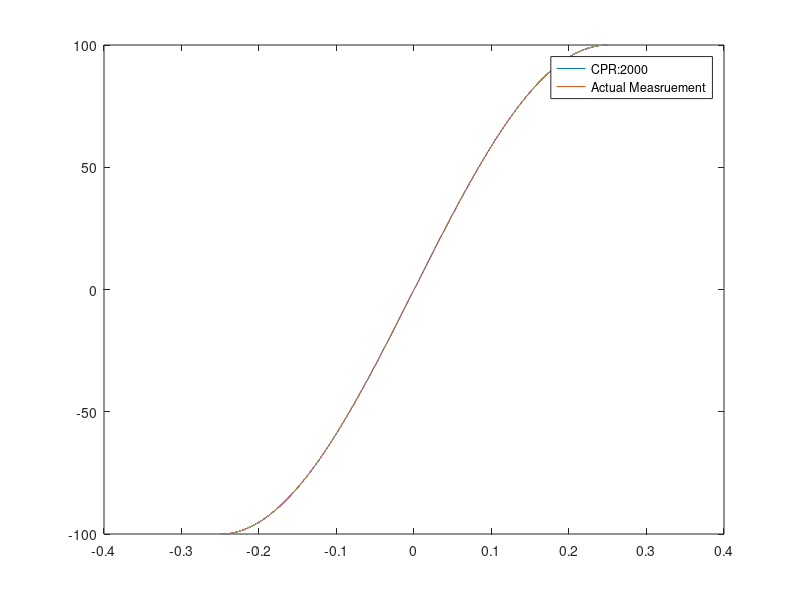
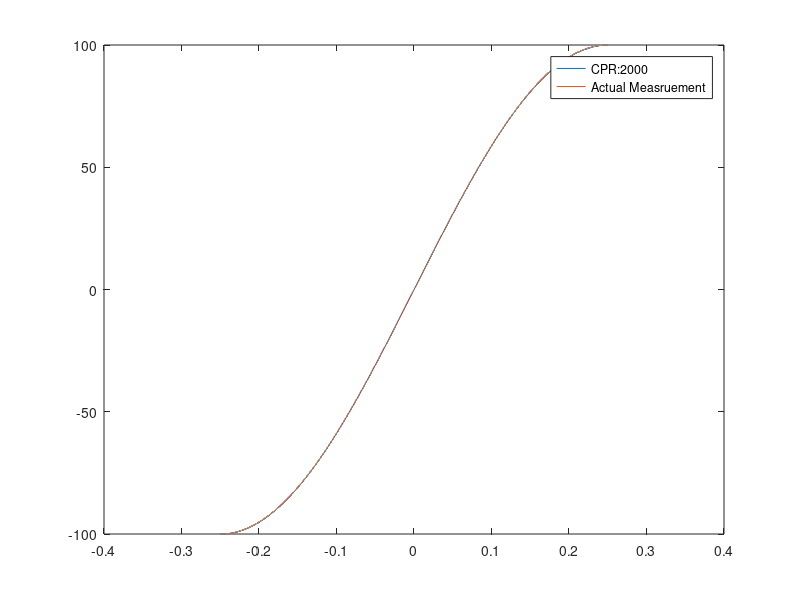
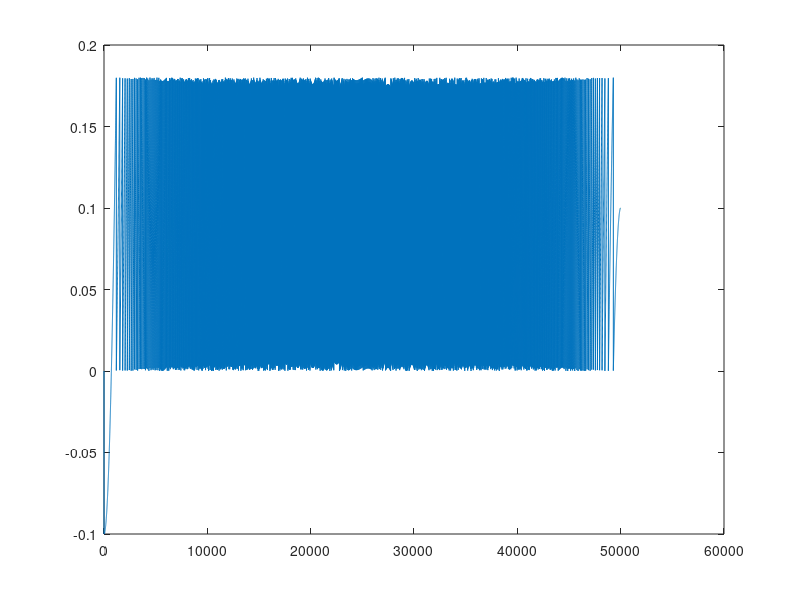
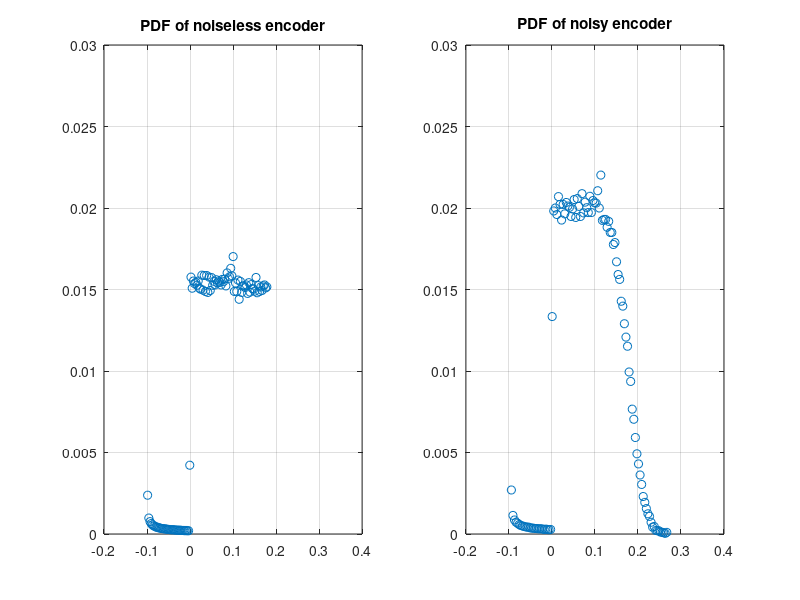

Source code (MATLAB) for these figures, in order:
t = -0.25:1e-5:0.25;
signal_itself = 100 * sin(2*pi*1*t);
CPR = 2000;

N = length(signal_itself);

samplePoints = -180+360/CPR:360/CPR:180;
reSampledSignal = zeros(N,1);
reSampledSignal(1) = signal_itself(1);
lastIndex = 0;
for j=2:length(samplePoints)
     if(signal_itself(1) == samplePoints(j))
        lastIndex = j;
     elseif(signal_itself(1)>samplePoints(j-1) && signal_itself(1)<samplePoints(j))
         lastIndex = j;
     end
end
for i=2:N
    derivative = signal_itself(i) - signal_itself(i-1);
    if(derivative == 0)
        reSampledSignal(i) = reSampledSignal(i-1);
    elseif(derivative > 0)
        if(signal_itself(i) > samplePoints(lastIndex+1))
            reSampledSignal(i) = samplePoints(lastIndex+1);
            lastIndex = lastIndex + 1;
        else
            reSampledSignal(i) = samplePoints(lastIndex);
        end
        
    else
        if(signal_itself(i) < samplePoints(lastIndex-1))
            reSampledSignal(i) = samplePoints(lastIndex-1);
            lastIndex = lastIndex - 1;
        else
            reSampledSignal(i) = samplePoints(lastIndex);
        end
    end
end
encoderSimWithoutNoise = reSampledSignal;

figure
plot(t, encoderSimWithoutNoise);
hold on
plot(t, signal_itself);
legend(strcat("CPR: ", num2str(CPR)), "Actual Measruement")



noiseSignal = normrnd(0, 0.02, [length(samplePoints),1]);
% figure
% histogram(noiseSignal);
% 
samplePoints = samplePoints + noiseSignal';

reSampledSignal = zeros(N,1);
reSampledSignal(1) = signal_itself(1);
lastIndex = 0;
for j=2:length(samplePoints)
     if(signal_itself(1) == samplePoints(j))
        lastIndex = j;
     elseif(signal_itself(1)>samplePoints(j-1) && signal_itself(1)<samplePoints(j))
         lastIndex = j;
     end
end
for i=2:N
    derivative = signal_itself(i) - signal_itself(i-1);
    if(derivative == 0)
        reSampledSignal(i) = reSampledSignal(i-1);
    elseif(derivative > 0)
        if(signal_itself(i) > samplePoints(lastIndex+1))
            reSampledSignal(i) = samplePoints(lastIndex+1);
            lastIndex = lastIndex + 1;
        else
            reSampledSignal(i) = samplePoints(lastIndex);
        end
        
    else
        if(signal_itself(i) < samplePoints(lastIndex-1))
            reSampledSignal(i) = samplePoints(lastIndex-1);
            lastIndex = lastIndex - 1;
        else
            reSampledSignal(i) = samplePoints(lastIndex);
        end
    end
end
encoderSimWithNoise = reSampledSignal;
figure
plot(t, encoderSimWithNoise);
hold on
plot(t, signal_itself);
legend(strcat("CPR: ", num2str(CPR)), "Actual Measruement")

figure
plot(signal_itself-encoderSimWithoutNoise')
[p_woNoise,x_woNoise] = hist(signal_itself-encoderSimWithoutNoise', 100); 
[p_wNoise,x_wNoise] = hist(signal_itself-encoderSimWithNoise', 100); 

figure
subplot(1,2,1)
plot(x_woNoise,p_woNoise./sum(p_woNoise), "o"); %PDF
title("PDF of noiseless encoder")
xlim([-0.2,0.4])
ylim([0, 0.03])
grid on
subplot(1,2,2)
plot(x_wNoise,p_wNoise./sum(p_wNoise), "o"); %PDF
title("PDF of noisy encoder")
xlim([-0.2,0.4])
ylim([0, 0.03])
grid on


[f_woNoise,x1_woNoise] = ecdf(signal_itself-encoderSimWithoutNoise'); 
[f_wNoise,x1_wNoise] = ecdf(signal_itself-encoderSimWithNoise');
% 
figure
subplot(1,2,1)
plot(x1_woNoise, f_woNoise); %CDF
title("CDF of noiseless encoder")
grid on
subplot(1,2,2)
plot(x1_wNoise, f_wNoise)
title("CDF of noisy encoder")
grid on
